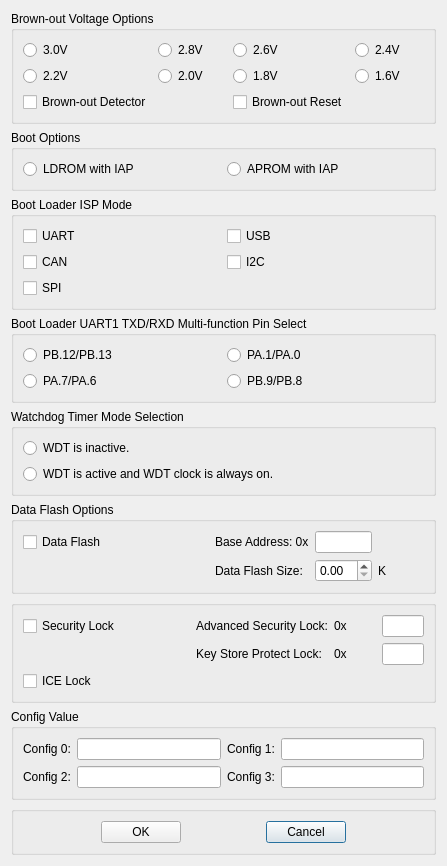
<?xml version="1.0" encoding="UTF-8"?>
<ui version="4.0">
 <class>Dialog</class>
 <widget class="QDialog" name="Dialog">
  <property name="geometry">
   <rect>
    <x>0</x>
    <y>0</y>
    <width>447</width>
    <height>651</height>
   </rect>
  </property>
  <property name="windowTitle">
   <string>Dialog</string>
  </property>
  <layout class="QGridLayout" name="gridLayout_8">
   <item row="0" column="0">
    <layout class="QVBoxLayout" name="verticalLayout" stretch="1,1,0,1,1,1,1,1,1">
     <item>
      <widget class="QGroupBox" name="gridGroupBox_brownout">
       <property name="title">
        <string>Brown-out Voltage Options</string>
       </property>
       <layout class="QGridLayout" name="gridLayout_7">
        <item row="0" column="2">
         <widget class="QRadioButton" name="radioButton_bw_v_2">
          <property name="text">
           <string>2.6V</string>
          </property>
         </widget>
        </item>
        <item row="0" column="1">
         <widget class="QRadioButton" name="radioButton_bw_v_1">
          <property name="text">
           <string>2.8V</string>
          </property>
         </widget>
        </item>
        <item row="0" column="3">
         <widget class="QRadioButton" name="radioButton_bw_v_3">
          <property name="text">
           <string>2.4V</string>
          </property>
         </widget>
        </item>
        <item row="0" column="0">
         <widget class="QRadioButton" name="radioButton_bw_v_0">
          <property name="text">
           <string>3.0V</string>
          </property>
         </widget>
        </item>
        <item row="2" column="2">
         <widget class="QCheckBox" name="checkBox_bw_1">
          <property name="text">
           <string>Brown-out Reset</string>
          </property>
         </widget>
        </item>
        <item row="2" column="0">
         <widget class="QCheckBox" name="checkBox_bw_0">
          <property name="text">
           <string>Brown-out Detector</string>
          </property>
         </widget>
        </item>
        <item row="1" column="0">
         <widget class="QRadioButton" name="radioButton_bw_v_4">
          <property name="text">
           <string>2.2V</string>
          </property>
         </widget>
        </item>
        <item row="1" column="1">
         <widget class="QRadioButton" name="radioButton_bw_v_5">
          <property name="text">
           <string>2.0V</string>
          </property>
         </widget>
        </item>
        <item row="1" column="2">
         <widget class="QRadioButton" name="radioButton_bw_v_6">
          <property name="text">
           <string>1.8V</string>
          </property>
         </widget>
        </item>
        <item row="1" column="3">
         <widget class="QRadioButton" name="radioButton_bw_v_7">
          <property name="text">
           <string>1.6V</string>
          </property>
         </widget>
        </item>
       </layout>
      </widget>
     </item>
     <item>
      <widget class="QGroupBox" name="gridGroupBox_boot">
       <property name="title">
        <string>Boot Options</string>
       </property>
       <layout class="QGridLayout" name="gridLayout_6">
        <item row="0" column="0">
         <widget class="QRadioButton" name="radioButton_bt_0_0">
          <property name="text">
           <string>LDROM with IAP</string>
          </property>
         </widget>
        </item>
        <item row="0" column="1">
         <widget class="QRadioButton" name="radioButton_bt_0_1">
          <property name="text">
           <string>APROM with IAP</string>
          </property>
         </widget>
        </item>
       </layout>
      </widget>
     </item>
     <item>
      <widget class="QGroupBox" name="gridGroupBox_isp">
       <property name="title">
        <string>Boot Loader ISP Mode</string>
       </property>
       <layout class="QGridLayout" name="gridLayout_11">
        <item row="0" column="1">
         <widget class="QCheckBox" name="checkBox_isp_usb">
          <property name="text">
           <string>USB</string>
          </property>
         </widget>
        </item>
        <item row="1" column="1">
         <widget class="QCheckBox" name="checkBox_isp_i2c">
          <property name="text">
           <string>I2C</string>
          </property>
         </widget>
        </item>
        <item row="1" column="0">
         <widget class="QCheckBox" name="checkBox_isp_can">
          <property name="text">
           <string>CAN</string>
          </property>
         </widget>
        </item>
        <item row="0" column="0">
         <widget class="QCheckBox" name="checkBox_isp_uart">
          <property name="text">
           <string>UART</string>
          </property>
         </widget>
        </item>
        <item row="2" column="0">
         <widget class="QCheckBox" name="checkBox_isp_spi">
          <property name="text">
           <string>SPI</string>
          </property>
         </widget>
        </item>
       </layout>
      </widget>
     </item>
     <item>
      <widget class="QGroupBox" name="gridGroupBox_multi_function">
       <property name="title">
        <string>Boot Loader UART1 TXD/RXD Multi-function Pin Select</string>
       </property>
       <layout class="QGridLayout" name="gridLayout_4">
        <item row="0" column="1">
         <widget class="QRadioButton" name="radioButton_mf_1">
          <property name="text">
           <string>PA.1/PA.0</string>
          </property>
         </widget>
        </item>
        <item row="0" column="0">
         <widget class="QRadioButton" name="radioButton_mf_0">
          <property name="text">
           <string>PB.12/PB.13</string>
          </property>
         </widget>
        </item>
        <item row="1" column="0">
         <widget class="QRadioButton" name="radioButton_mf_2">
          <property name="text">
           <string>PA.7/PA.6</string>
          </property>
         </widget>
        </item>
        <item row="1" column="1">
         <widget class="QRadioButton" name="radioButton_mf_3">
          <property name="text">
           <string>PB.9/PB.8</string>
          </property>
         </widget>
        </item>
       </layout>
      </widget>
     </item>
     <item>
      <widget class="QGroupBox" name="gridGroupBox_wdt">
       <property name="title">
        <string>Watchdog Timer Mode Selection</string>
       </property>
       <layout class="QGridLayout" name="gridLayout_10" rowstretch="1,0">
        <item row="0" column="0">
         <widget class="QRadioButton" name="radioButton_wdt_0">
          <property name="text">
           <string>WDT is inactive.</string>
          </property>
         </widget>
        </item>
        <item row="1" column="0">
         <widget class="QRadioButton" name="radioButton_wdt_1">
          <property name="text">
           <string>WDT is active and WDT clock is always on.</string>
          </property>
         </widget>
        </item>
       </layout>
      </widget>
     </item>
     <item>
      <widget class="QGroupBox" name="gridGroupBox_data_flash">
       <property name="title">
        <string>Data Flash Options</string>
       </property>
       <layout class="QGridLayout" name="gridLayout_9" rowstretch="1,1" columnstretch="4,2,1,1" rowminimumheight="0,0">
        <item row="1" column="2">
         <widget class="QDoubleSpinBox" name="doubleSpinBox_pagesize"/>
        </item>
        <item row="0" column="1">
         <widget class="QLabel" name="label">
          <property name="text">
           <string>Base Address: 0x</string>
          </property>
         </widget>
        </item>
        <item row="0" column="2">
         <widget class="QLineEdit" name="lineEdit_data_address"/>
        </item>
        <item row="1" column="1">
         <widget class="QLabel" name="label_2">
          <property name="text">
           <string>Data Flash Size:</string>
          </property>
         </widget>
        </item>
        <item row="1" column="3">
         <widget class="QLabel" name="label_3">
          <property name="text">
           <string>K</string>
          </property>
         </widget>
        </item>
        <item row="0" column="0">
         <widget class="QCheckBox" name="checkBox_dataflash">
          <property name="text">
           <string>Data Flash</string>
          </property>
         </widget>
        </item>
       </layout>
      </widget>
     </item>
     <item>
      <widget class="QGroupBox" name="gridGroupBox_misc">
       <layout class="QGridLayout" name="gridLayout_3" columnstretch="4,2,1,1">
        <item row="0" column="2">
         <widget class="QLabel" name="label_6">
          <property name="text">
           <string>0x</string>
          </property>
         </widget>
        </item>
        <item row="0" column="0">
         <widget class="QCheckBox" name="checkBox_security_lock">
          <property name="text">
           <string>Security Lock</string>
          </property>
         </widget>
        </item>
        <item row="0" column="1">
         <widget class="QLabel" name="label_5">
          <property name="text">
           <string>Advanced Security Lock:</string>
          </property>
         </widget>
        </item>
        <item row="0" column="3">
         <widget class="QLineEdit" name="lineEdit_security"/>
        </item>
        <item row="1" column="1">
         <widget class="QLabel" name="label_7">
          <property name="text">
           <string>Key Store Protect Lock:</string>
          </property>
         </widget>
        </item>
        <item row="2" column="0">
         <widget class="QCheckBox" name="checkBox_ice_lock">
          <property name="text">
           <string>ICE Lock</string>
          </property>
         </widget>
        </item>
        <item row="1" column="2">
         <widget class="QLabel" name="label_4">
          <property name="text">
           <string>0x</string>
          </property>
         </widget>
        </item>
        <item row="1" column="3">
         <widget class="QLineEdit" name="lineEdit_protect"/>
        </item>
       </layout>
      </widget>
     </item>
     <item>
      <widget class="QGroupBox" name="gridGroupBox_config">
       <property name="title">
        <string>Config Value</string>
       </property>
       <layout class="QGridLayout" name="gridLayout">
        <item row="1" column="1">
         <widget class="QLineEdit" name="lineEdit_config2"/>
        </item>
        <item row="0" column="0">
         <widget class="QLabel" name="label_config0">
          <property name="text">
           <string>Config 0:</string>
          </property>
         </widget>
        </item>
        <item row="0" column="1">
         <widget class="QLineEdit" name="lineEdit_config0"/>
        </item>
        <item row="0" column="3">
         <widget class="QLineEdit" name="lineEdit_config1"/>
        </item>
        <item row="0" column="2">
         <widget class="QLabel" name="label_config1">
          <property name="text">
           <string>Config 1:</string>
          </property>
         </widget>
        </item>
        <item row="1" column="0">
         <widget class="QLabel" name="label_config2">
          <property name="text">
           <string>Config 2:</string>
          </property>
         </widget>
        </item>
        <item row="1" column="2">
         <widget class="QLabel" name="label_config3">
          <property name="text">
           <string>Config 3:</string>
          </property>
         </widget>
        </item>
        <item row="1" column="3">
         <widget class="QLineEdit" name="lineEdit_config3"/>
        </item>
       </layout>
      </widget>
     </item>
     <item>
      <widget class="QGroupBox" name="gridGroupBox_OK">
       <layout class="QGridLayout" name="gridLayout_2">
        <item row="0" column="2">
         <spacer name="horizontalSpacer">
          <property name="orientation">
           <enum>Qt::Horizontal</enum>
          </property>
          <property name="sizeHint" stdset="0">
           <size>
            <width>40</width>
            <height>20</height>
           </size>
          </property>
         </spacer>
        </item>
        <item row="0" column="3">
         <widget class="QPushButton" name="pushButton_Cancel">
          <property name="text">
           <string>Cancel</string>
          </property>
         </widget>
        </item>
        <item row="0" column="1">
         <widget class="QPushButton" name="pushButton_OK">
          <property name="text">
           <string>OK</string>
          </property>
         </widget>
        </item>
        <item row="0" column="0">
         <spacer name="horizontalSpacer_2">
          <property name="orientation">
           <enum>Qt::Horizontal</enum>
          </property>
          <property name="sizeHint" stdset="0">
           <size>
            <width>40</width>
            <height>20</height>
           </size>
          </property>
         </spacer>
        </item>
        <item row="0" column="4">
         <spacer name="horizontalSpacer_3">
          <property name="orientation">
           <enum>Qt::Horizontal</enum>
          </property>
          <property name="sizeHint" stdset="0">
           <size>
            <width>40</width>
            <height>20</height>
           </size>
          </property>
         </spacer>
        </item>
       </layout>
      </widget>
     </item>
    </layout>
   </item>
  </layout>
 </widget>
 <resources/>
 <connections/>
</ui>
